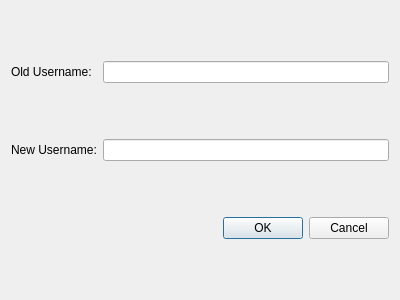
<?xml version="1.0" encoding="UTF-8"?>
<ui version="4.0">
 <class>UsernameAlterDialog</class>
 <widget class="QDialog" name="UsernameAlterDialog">
  <property name="geometry">
   <rect>
    <x>0</x>
    <y>0</y>
    <width>400</width>
    <height>300</height>
   </rect>
  </property>
  <property name="windowTitle">
   <string>Alter Username</string>
  </property>
  <layout class="QGridLayout" name="gridLayout">
   <item row="0" column="0">
    <widget class="QLabel" name="oldLabel">
     <property name="text">
      <string>Old Username:</string>
     </property>
    </widget>
   </item>
   <item row="0" column="1">
    <widget class="QLineEdit" name="oldLineEdit">
     <property name="readOnly">
      <bool>true</bool>
     </property>
    </widget>
   </item>
   <item row="1" column="0">
    <widget class="QLabel" name="newLabel">
     <property name="text">
      <string>New Username:</string>
     </property>
    </widget>
   </item>
   <item row="1" column="1">
    <widget class="QLineEdit" name="newLineEdit"/>
   </item>
   <item row="2" column="0" colspan="2">
    <widget class="QDialogButtonBox" name="buttonBox">
     <property name="orientation">
      <enum>Qt::Orientation::Horizontal</enum>
     </property>
     <property name="standardButtons">
      <set>QDialogButtonBox::StandardButton::Cancel|QDialogButtonBox::StandardButton::Ok</set>
     </property>
    </widget>
   </item>
  </layout>
 </widget>
 <resources/>
 <connections>
  <connection>
   <sender>buttonBox</sender>
   <signal>accepted()</signal>
   <receiver>UsernameAlterDialog</receiver>
   <slot>accept()</slot>
   <hints>
    <hint type="sourcelabel">
     <x>248</x>
     <y>254</y>
    </hint>
    <hint type="destinationlabel">
     <x>157</x>
     <y>274</y>
    </hint>
   </hints>
  </connection>
  <connection>
   <sender>buttonBox</sender>
   <signal>rejected()</signal>
   <receiver>UsernameAlterDialog</receiver>
   <slot>reject()</slot>
   <hints>
    <hint type="sourcelabel">
     <x>316</x>
     <y>260</y>
    </hint>
    <hint type="destinationlabel">
     <x>286</x>
     <y>274</y>
    </hint>
   </hints>
  </connection>
 </connections>
</ui>
